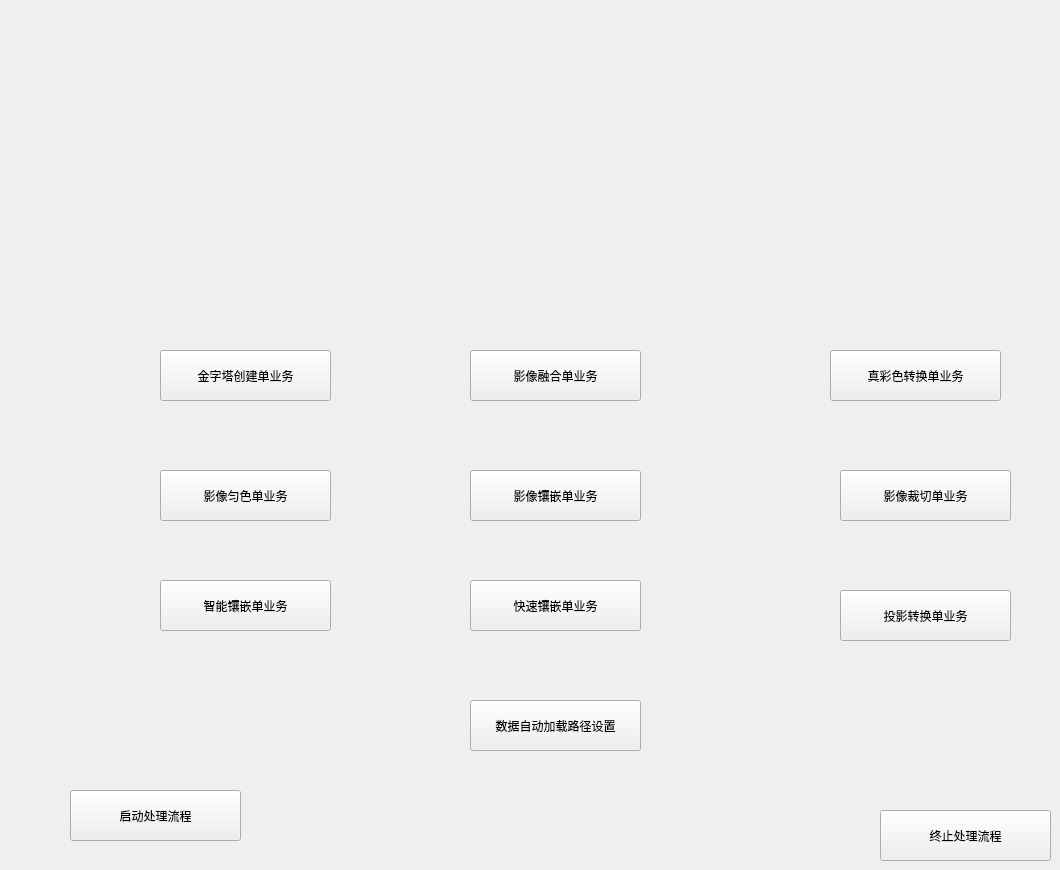
         <widget class="QWidget" name="CustomWorkflow_page">
          <widget class="QPushButton" name="pushButton_7">
           <property name="geometry">
            <rect>
             <x>160</x>
             <y>350</y>
             <width>171</width>
             <height>51</height>
            </rect>
           </property>
           <property name="text">
            <string>金字塔创建单业务</string>
           </property>
          </widget>
          <widget class="QPushButton" name="pushButton_8">
           <property name="geometry">
            <rect>
             <x>470</x>
             <y>350</y>
             <width>171</width>
             <height>51</height>
            </rect>
           </property>
           <property name="text">
            <string>影像融合单业务</string>
           </property>
          </widget>
          <widget class="QPushButton" name="pushButton_9">
           <property name="geometry">
            <rect>
             <x>830</x>
             <y>350</y>
             <width>171</width>
             <height>51</height>
            </rect>
           </property>
           <property name="text">
            <string>真彩色转换单业务</string>
           </property>
          </widget>
          <widget class="QPushButton" name="pushButton_10">
           <property name="geometry">
            <rect>
             <x>160</x>
             <y>470</y>
             <width>171</width>
             <height>51</height>
            </rect>
           </property>
           <property name="text">
            <string>影像匀色单业务</string>
           </property>
          </widget>
          <widget class="QPushButton" name="pushButton_11">
           <property name="geometry">
            <rect>
             <x>470</x>
             <y>470</y>
             <width>171</width>
             <height>51</height>
            </rect>
           </property>
           <property name="text">
            <string>影像镶嵌单业务</string>
           </property>
          </widget>
          <widget class="QPushButton" name="pushButton_12">
           <property name="geometry">
            <rect>
             <x>840</x>
             <y>470</y>
             <width>171</width>
             <height>51</height>
            </rect>
           </property>
           <property name="text">
            <string>影像裁切单业务</string>
           </property>
          </widget>
          <widget class="QPushButton" name="pushButton_13">
           <property name="geometry">
            <rect>
             <x>160</x>
             <y>580</y>
             <width>171</width>
             <height>51</height>
            </rect>
           </property>
           <property name="text">
            <string>智能镶嵌单业务</string>
           </property>
          </widget>
          <widget class="QPushButton" name="pushButton_14">
           <property name="geometry">
            <rect>
             <x>470</x>
             <y>580</y>
             <width>171</width>
             <height>51</height>
            </rect>
           </property>
           <property name="text">
            <string>快速镶嵌单业务</string>
           </property>
          </widget>
          <widget class="QPushButton" name="pushButton_15">
           <property name="geometry">
            <rect>
             <x>840</x>
             <y>590</y>
             <width>171</width>
             <height>51</height>
            </rect>
           </property>
           <property name="text">
            <string>投影转换单业务</string>
           </property>
          </widget>
          <widget class="QPushButton" name="startButton">
           <property name="geometry">
            <rect>
             <x>70</x>
             <y>790</y>
             <width>171</width>
             <height>51</height>
            </rect>
           </property>
           <property name="text">
            <string>启动处理流程</string>
           </property>
          </widget>
          <widget class="QPushButton" name="pathButton">
           <property name="geometry">
            <rect>
             <x>470</x>
             <y>700</y>
             <width>171</width>
             <height>51</height>
            </rect>
           </property>
           <property name="text">
            <string>数据自动加载路径设置</string>
           </property>
          </widget>
          <widget class="QPushButton" name="stopButton">
           <property name="geometry">
            <rect>
             <x>880</x>
             <y>810</y>
             <width>171</width>
             <height>51</height>
            </rect>
           </property>
           <property name="text">
            <string>终止处理流程</string>
           </property>
          </widget>
          <widget class="QWidget" name="workflowDisplayArea" native="true">
           <property name="geometry">
            <rect>
             <x>140</x>
             <y>30</y>
             <width>851</width>
             <height>301</height>
            </rect>
           </property>
           <layout class="QGridLayout" name="gridLayout_43"/>
          </widget>
         </widget>
